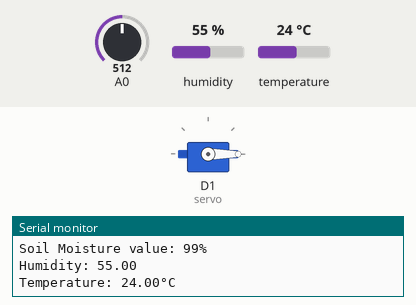
This sketch was run on a simulated ESP8266 (NodeMCU). Parts: servo, the last lines printed to the serial monitor. Inputs (shaded band) come from the test bench; at power-on: A0 = 512, humidity 55 %, temperature 24 °C. WiFi joins after 1.5 s; servers stay silent unless stated; network time is answered at once with the bench clock; the local clock reads 2024-03-15 10:24:30 at power-on unless the sketch sets it; the Firebase database answers and starts empty.

Above: at 5.8 s.
5.9 s: A0 set to 824
17.1 s: A0 set to 852
At 27.6 s:
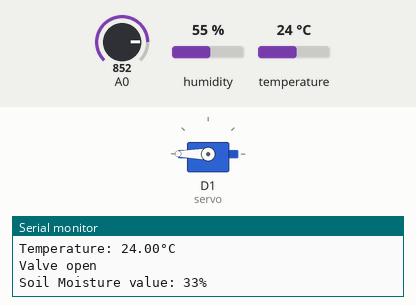
28.3 s: A0 set to 716
At 38.9 s:
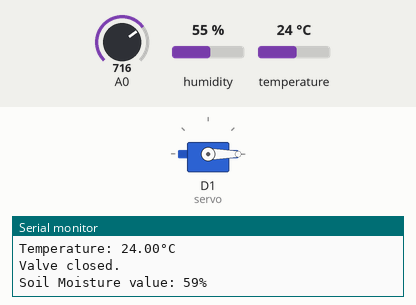
39.5 s: A0 set to 900
At 50.3 s:
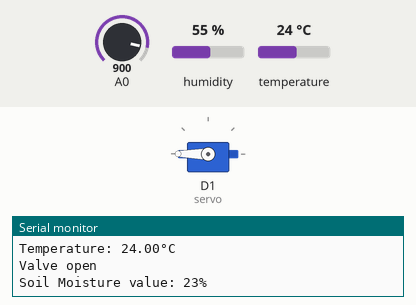
Timing chart, 0 to 51.7 s (numbered marks = the images above; inputs shaded):
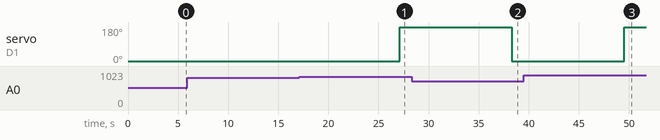

Measured:
- the behaviour switches between 837 and 838 on A0 (found by bisection; images 0 and 1)
- after the input at 17.1 s, servo on D1 (servo): 0° → 180° after 10.0 s
- after the input at 28.3 s, servo on D1 (servo): 180° → 0° after 10.0 s
- after the input at 39.5 s, servo on D1 (servo): 0° → 180° after 10.0 s

The sketch:

IoT_Garden_Analytics.ino
```cpp
#include <NTPClient.h>
#include "FirebaseESP8266.h"
#include <ESP8266WiFi.h>
#include <ArduinoJson.h>
#include <DHT.h> // dht11 temperature and humidity sensor library
#include <WiFiUdp.h>
#include <Servo.h>
#include <string.h>

// Connection Settings
#define FIREBASE_HOST "smartgarden-bc131.firebaseio.com"
#define FIREBASE_AUTH "G4aRSqNi9i9B0wRLbHdfZW91ZBoWMv9CamAtE3i5"
#define WIFI_SSID "HUAWEI AI Cube_4A1C"
#define WIFI_PASSWORD "88541856"

#define DHTPIN D3     // what digital pin we're connected to
#define DHTTYPE DHT22 // select dht type as DHT 11 or DHT22

const long utcOffsetInSeconds = 0;
long int timestamp;

//Define FirebaseESP8266 data object
FirebaseData firebaseData;
FirebaseJson payload;

Servo servo;
DHT dht(DHTPIN, DHTTYPE);
int soilMoisture;

//int fan = D3;
//int growlight = D2;
String fireStatus = ""; // led status received from firebase
// Define NTP Client to get time
WiFiUDP ntpUDP;
NTPClient timeClient(ntpUDP, "pool.ntp.org", utcOffsetInSeconds);

void setup()
{
  Serial.begin(9600);
  delay(1000);
  servo.attach(5); //D1
  servo.write(0);

  delay(2000);
  pinMode(A0, INPUT);
  WiFi.begin(WIFI_SSID, WIFI_PASSWORD); //try to connect with wifi
  Serial.print("Connecting to ");
  Serial.print(WIFI_SSID);
  while (WiFi.status() != WL_CONNECTED)
  {
    Serial.print(".");
    delay(500);
  }
  Serial.println();
  Serial.print("Connected to ");
  Serial.println(WIFI_SSID);
  Serial.print("IP Address is : ");
  Serial.println(WiFi.localIP());               // print local IP address
  Firebase.begin(FIREBASE_HOST, FIREBASE_AUTH); // connect to firebase
  dht.begin();                                  // Start reading dht sensor
  Firebase.setString(firebaseData, "SET_SERVO", "0");         // send initial string of led status
  timeClient.begin();
  //Firebase.setString("GROWLIGHT_STATUS", "OFF");  // send initial string of led status

  payload.add("value", NULL);
  payload.add("timestamp", NULL);
}

void loop()
{
  // Set timestamp
  timeClient.update();
  timestamp = timeClient.getEpochTime();
  payload.set("timestamp", String(timestamp));

  // Analog read and printout
  int soil = analogRead(A0);
  soilMoisture = map(soil, 1024, 512, 0, 100);
  Serial.println("Soil Moisture ADC: " + soil);
  Serial.println("Soil Moisture value: " + String(soilMoisture) + "%");
  delay(1000);

  // Reading temperature and humidity
  double humidity = dht.readHumidity();
  double temperature = dht.readTemperature(); // Read temperature as Celsius (the default)

  if (isnan(humidity) || isnan(temperature))
  {
    Serial.println(F("Failed to read from DHT sensor!"));
    return;
  }
  Serial.println("Humidity: " + String(humidity));
  Serial.println("Temperature: " + String(temperature) + "°C");
  delay(4000);

  // Preparation and sending of data
  payload.set("value", humidity);
  Firebase.pushJSON(firebaseData, "/DHT11/Humidity", payload);
  payload.set("value", temperature);
  Firebase.pushJSON(firebaseData, "/DHT11/Temperature", payload);
  payload.set("value", soilMoisture);
  Firebase.pushJSON(firebaseData, "/Soil Moisture/Soil", payload);

  // SERVO logic
  Firebase.getString(firebaseData, "SET_SERVO");
  if (soilMoisture <= 35)
  {
    Serial.println("Valve open");
    servo.write(180);
  }
  else
  {
    Serial.println("Valve closed.");
    servo.write(0);
  }
}
```
